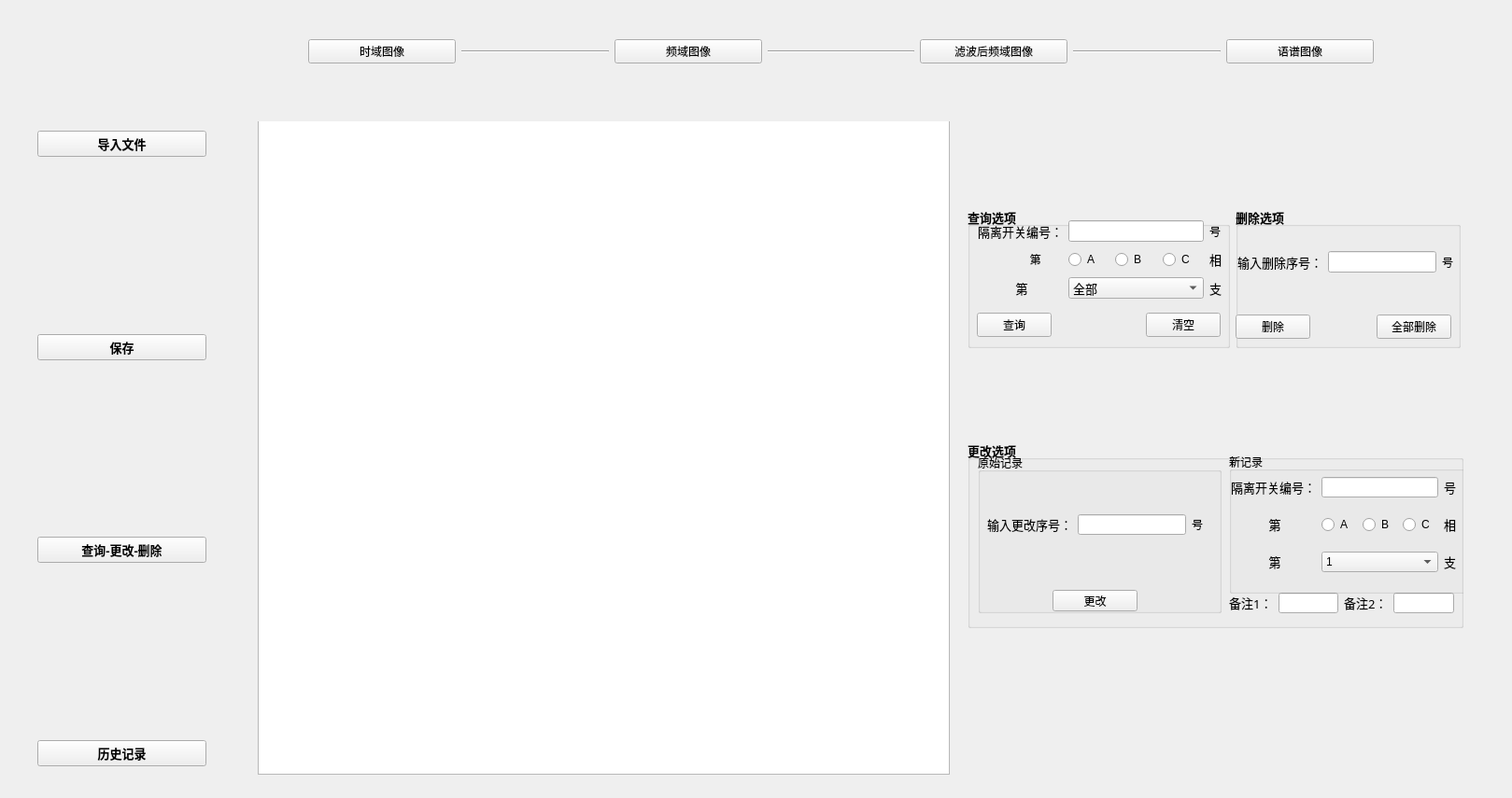
<?xml version="1.0" encoding="UTF-8"?>
<ui version="4.0">
 <class>Form</class>
 <widget class="QWidget" name="Form">
  <property name="geometry">
   <rect>
    <x>0</x>
    <y>0</y>
    <width>1619</width>
    <height>855</height>
   </rect>
  </property>
  <property name="windowTitle">
   <string>图像处理程序</string>
  </property>
  <property name="windowIcon">
   <iconset>
    <normaloff>bitbug_favicon.ico</normaloff>bitbug_favicon.ico</iconset>
  </property>
  <widget class="GraphicsLayoutWidget" name="pyqtgraph1" native="true">
   <property name="geometry">
    <rect>
     <x>276</x>
     <y>130</y>
     <width>1301</width>
     <height>701</height>
    </rect>
   </property>
   <property name="cursor">
    <cursorShape>CrossCursor</cursorShape>
   </property>
   <widget class="QTableWidget" name="tableWidget">
    <property name="geometry">
     <rect>
      <x>0</x>
      <y>-1</y>
      <width>741</width>
      <height>701</height>
     </rect>
    </property>
    <property name="cursor" stdset="0">
     <cursorShape>ArrowCursor</cursorShape>
    </property>
    <property name="textElideMode">
     <enum>Qt::ElideMiddle</enum>
    </property>
   </widget>
   <widget class="QGroupBox" name="groupBox2">
    <property name="geometry">
     <rect>
      <x>760</x>
      <y>92</y>
      <width>281</width>
      <height>151</height>
     </rect>
    </property>
    <property name="font">
     <font>
      <pointsize>10</pointsize>
      <weight>75</weight>
      <bold>true</bold>
     </font>
    </property>
    <property name="title">
     <string>查询选项</string>
    </property>
    <widget class="QWidget" name="layoutWidget_2">
     <property name="geometry">
      <rect>
       <x>10</x>
       <y>111</y>
       <width>261</width>
       <height>31</height>
      </rect>
     </property>
     <layout class="QHBoxLayout" name="horizontalLayout_5">
      <item>
       <widget class="QPushButton" name="button2_1">
        <property name="font">
         <font>
          <family>宋体</family>
          <pointsize>9</pointsize>
          <weight>50</weight>
          <bold>false</bold>
         </font>
        </property>
        <property name="toolTip">
         <string>&lt;html&gt;&lt;head/&gt;&lt;body&gt;&lt;p&gt;查询&lt;/p&gt;&lt;/body&gt;&lt;/html&gt;</string>
        </property>
        <property name="text">
         <string>查询</string>
        </property>
       </widget>
      </item>
      <item>
       <spacer name="horizontalSpacer_2">
        <property name="orientation">
         <enum>Qt::Horizontal</enum>
        </property>
        <property name="sizeHint" stdset="0">
         <size>
          <width>40</width>
          <height>20</height>
         </size>
        </property>
       </spacer>
      </item>
      <item>
       <widget class="QPushButton" name="button2_2">
        <property name="font">
         <font>
          <pointsize>9</pointsize>
          <weight>50</weight>
          <bold>false</bold>
          <kerning>true</kerning>
         </font>
        </property>
        <property name="toolTip">
         <string>&lt;html&gt;&lt;head/&gt;&lt;body&gt;&lt;p&gt;清空查询选项&lt;/p&gt;&lt;/body&gt;&lt;/html&gt;</string>
        </property>
        <property name="text">
         <string>清空</string>
        </property>
       </widget>
      </item>
     </layout>
    </widget>
    <widget class="QWidget" name="">
     <property name="geometry">
      <rect>
       <x>11</x>
       <y>11</y>
       <width>261</width>
       <height>91</height>
      </rect>
     </property>
     <layout class="QGridLayout" name="gridLayout">
      <item row="0" column="0">
       <widget class="QLabel" name="label2_1">
        <property name="font">
         <font>
          <family>Agency FB</family>
          <pointsize>10</pointsize>
          <weight>50</weight>
          <bold>false</bold>
         </font>
        </property>
        <property name="text">
         <string>隔离开关编号：</string>
        </property>
       </widget>
      </item>
      <item row="0" column="1">
       <widget class="QLineEdit" name="line2_1">
        <property name="font">
         <font>
          <weight>50</weight>
          <bold>false</bold>
         </font>
        </property>
       </widget>
      </item>
      <item row="0" column="2">
       <widget class="QLabel" name="label2_4">
        <property name="font">
         <font>
          <family>Agency FB</family>
          <pointsize>9</pointsize>
          <weight>50</weight>
          <bold>false</bold>
         </font>
        </property>
        <property name="text">
         <string>号</string>
        </property>
       </widget>
      </item>
      <item row="1" column="0">
       <widget class="QLabel" name="label2_2">
        <property name="font">
         <font>
          <family>Agency FB</family>
          <pointsize>9</pointsize>
          <weight>50</weight>
          <bold>false</bold>
         </font>
        </property>
        <property name="text">
         <string>                  第</string>
        </property>
       </widget>
      </item>
      <item row="1" column="1">
       <layout class="QHBoxLayout" name="horizontalLayout_6">
        <item>
         <widget class="QRadioButton" name="rb2_1">
          <property name="font">
           <font>
            <pointsize>9</pointsize>
            <weight>50</weight>
            <bold>false</bold>
           </font>
          </property>
          <property name="text">
           <string>A</string>
          </property>
         </widget>
        </item>
        <item>
         <widget class="QRadioButton" name="rb2_2">
          <property name="font">
           <font>
            <pointsize>9</pointsize>
            <weight>50</weight>
            <bold>false</bold>
           </font>
          </property>
          <property name="text">
           <string>B</string>
          </property>
         </widget>
        </item>
        <item>
         <widget class="QRadioButton" name="rb2_3">
          <property name="font">
           <font>
            <pointsize>9</pointsize>
            <weight>50</weight>
            <bold>false</bold>
           </font>
          </property>
          <property name="text">
           <string>C</string>
          </property>
         </widget>
        </item>
       </layout>
      </item>
      <item row="1" column="2">
       <widget class="QLabel" name="label2_5">
        <property name="font">
         <font>
          <family>Agency FB</family>
          <pointsize>10</pointsize>
          <weight>50</weight>
          <bold>false</bold>
         </font>
        </property>
        <property name="text">
         <string>相</string>
        </property>
       </widget>
      </item>
      <item row="2" column="0">
       <widget class="QLabel" name="label2_3">
        <property name="font">
         <font>
          <family>Agency FB</family>
          <pointsize>10</pointsize>
          <weight>50</weight>
          <bold>false</bold>
         </font>
        </property>
        <property name="text">
         <string>            第</string>
        </property>
       </widget>
      </item>
      <item row="2" column="1">
       <widget class="QComboBox" name="combobox2_1">
        <property name="font">
         <font>
          <weight>50</weight>
          <bold>false</bold>
         </font>
        </property>
        <item>
         <property name="text">
          <string>全部</string>
         </property>
        </item>
        <item>
         <property name="text">
          <string>1</string>
         </property>
        </item>
        <item>
         <property name="text">
          <string>2</string>
         </property>
        </item>
        <item>
         <property name="text">
          <string>3</string>
         </property>
        </item>
       </widget>
      </item>
      <item row="2" column="2">
       <widget class="QLabel" name="label2_6">
        <property name="font">
         <font>
          <family>Agency FB</family>
          <pointsize>10</pointsize>
          <weight>50</weight>
          <bold>false</bold>
         </font>
        </property>
        <property name="text">
         <string>支</string>
        </property>
       </widget>
      </item>
     </layout>
    </widget>
   </widget>
   <widget class="QGroupBox" name="groupBox3">
    <property name="geometry">
     <rect>
      <x>760</x>
      <y>342</y>
      <width>531</width>
      <height>201</height>
     </rect>
    </property>
    <property name="font">
     <font>
      <pointsize>10</pointsize>
      <weight>75</weight>
      <bold>true</bold>
     </font>
    </property>
    <property name="title">
     <string>更改选项</string>
    </property>
    <widget class="QGroupBox" name="groupBox3_1">
     <property name="geometry">
      <rect>
       <x>11</x>
       <y>14</y>
       <width>261</width>
       <height>171</height>
      </rect>
     </property>
     <property name="font">
      <font>
       <pointsize>9</pointsize>
       <weight>50</weight>
       <bold>false</bold>
      </font>
     </property>
     <property name="title">
      <string>原始记录</string>
     </property>
     <widget class="QWidget" name="layoutWidget_11">
      <property name="geometry">
       <rect>
        <x>10</x>
        <y>31</y>
        <width>231</width>
        <height>91</height>
       </rect>
      </property>
      <layout class="QGridLayout" name="gridLayout_6">
       <item row="0" column="1">
        <widget class="QLineEdit" name="line4_2">
         <property name="font">
          <font>
           <weight>50</weight>
           <bold>false</bold>
          </font>
         </property>
        </widget>
       </item>
       <item row="0" column="0">
        <widget class="QLabel" name="label4_2">
         <property name="font">
          <font>
           <family>Agency FB</family>
           <pointsize>10</pointsize>
           <weight>50</weight>
           <bold>false</bold>
          </font>
         </property>
         <property name="text">
          <string>输入更改序号：</string>
         </property>
        </widget>
       </item>
       <item row="0" column="2">
        <widget class="QLabel" name="label4_5">
         <property name="font">
          <font>
           <family>Agency FB</family>
           <pointsize>9</pointsize>
           <weight>50</weight>
           <bold>false</bold>
          </font>
         </property>
         <property name="text">
          <string>号</string>
         </property>
        </widget>
       </item>
      </layout>
     </widget>
     <widget class="QPushButton" name="button3_1">
      <property name="geometry">
       <rect>
        <x>80</x>
        <y>146</y>
        <width>91</width>
        <height>23</height>
       </rect>
      </property>
      <property name="font">
       <font>
        <family>宋体</family>
        <pointsize>9</pointsize>
        <weight>50</weight>
        <bold>false</bold>
       </font>
      </property>
      <property name="toolTip">
       <string>&lt;html&gt;&lt;head/&gt;&lt;body&gt;&lt;p&gt;更改保存记录&lt;/p&gt;&lt;/body&gt;&lt;/html&gt;</string>
      </property>
      <property name="text">
       <string>更改</string>
      </property>
     </widget>
    </widget>
    <widget class="QWidget" name="layoutWidget_7">
     <property name="geometry">
      <rect>
       <x>280</x>
       <y>163</y>
       <width>241</width>
       <height>22</height>
      </rect>
     </property>
     <layout class="QHBoxLayout" name="horizontalLayout_9">
      <item>
       <widget class="QLabel" name="label3_2_7">
        <property name="font">
         <font>
          <family>宋体</family>
          <pointsize>10</pointsize>
          <weight>50</weight>
          <bold>false</bold>
         </font>
        </property>
        <property name="text">
         <string>备注1：</string>
        </property>
       </widget>
      </item>
      <item>
       <widget class="QLineEdit" name="line3_2_2">
        <property name="font">
         <font>
          <family>宋体</family>
          <pointsize>9</pointsize>
          <weight>50</weight>
          <bold>false</bold>
         </font>
        </property>
       </widget>
      </item>
      <item>
       <widget class="QLabel" name="label3_2_8">
        <property name="font">
         <font>
          <family>宋体</family>
          <pointsize>10</pointsize>
          <weight>50</weight>
          <bold>false</bold>
         </font>
        </property>
        <property name="text">
         <string>备注2：</string>
        </property>
       </widget>
      </item>
      <item>
       <widget class="QLineEdit" name="line3_3_3">
        <property name="font">
         <font>
          <family>宋体</family>
          <pointsize>9</pointsize>
          <weight>50</weight>
          <bold>false</bold>
         </font>
        </property>
       </widget>
      </item>
     </layout>
    </widget>
    <widget class="QLabel" name="label21">
     <property name="geometry">
      <rect>
       <x>93</x>
       <y>376</y>
       <width>54</width>
       <height>12</height>
      </rect>
     </property>
     <property name="text">
      <string/>
     </property>
    </widget>
    <widget class="QGroupBox" name="groupBox3_2">
     <property name="geometry">
      <rect>
       <x>280</x>
       <y>13</y>
       <width>261</width>
       <height>151</height>
      </rect>
     </property>
     <property name="font">
      <font>
       <pointsize>9</pointsize>
       <weight>50</weight>
       <bold>false</bold>
      </font>
     </property>
     <property name="title">
      <string>新记录</string>
     </property>
     <widget class="QWidget" name="layoutWidget_9">
      <property name="geometry">
       <rect>
        <x>2</x>
        <y>13</y>
        <width>241</width>
        <height>131</height>
       </rect>
      </property>
      <layout class="QGridLayout" name="gridLayout_4">
       <item row="0" column="0">
        <widget class="QLabel" name="label3_2_1">
         <property name="font">
          <font>
           <family>Agency FB</family>
           <pointsize>10</pointsize>
           <weight>50</weight>
           <bold>false</bold>
          </font>
         </property>
         <property name="text">
          <string>隔离开关编号：</string>
         </property>
        </widget>
       </item>
       <item row="0" column="1">
        <widget class="QLineEdit" name="line3_2_1"/>
       </item>
       <item row="0" column="2">
        <widget class="QLabel" name="label3_2_4">
         <property name="font">
          <font>
           <family>Agency FB</family>
           <pointsize>10</pointsize>
          </font>
         </property>
         <property name="text">
          <string>号</string>
         </property>
        </widget>
       </item>
       <item row="1" column="0">
        <widget class="QLabel" name="label3_2_2">
         <property name="font">
          <font>
           <family>Agency FB</family>
           <pointsize>10</pointsize>
          </font>
         </property>
         <property name="text">
          <string>            第</string>
         </property>
        </widget>
       </item>
       <item row="1" column="1">
        <layout class="QHBoxLayout" name="horizontalLayout_11">
         <item>
          <widget class="QRadioButton" name="rb3_2_1">
           <property name="text">
            <string>A</string>
           </property>
          </widget>
         </item>
         <item>
          <widget class="QRadioButton" name="rb3_2_2">
           <property name="text">
            <string>B</string>
           </property>
          </widget>
         </item>
         <item>
          <widget class="QRadioButton" name="rb3_2_3">
           <property name="text">
            <string>C</string>
           </property>
          </widget>
         </item>
        </layout>
       </item>
       <item row="1" column="2">
        <widget class="QLabel" name="label3_2_5">
         <property name="font">
          <font>
           <family>Agency FB</family>
           <pointsize>10</pointsize>
           <weight>50</weight>
           <bold>false</bold>
          </font>
         </property>
         <property name="text">
          <string>相</string>
         </property>
        </widget>
       </item>
       <item row="2" column="0">
        <widget class="QLabel" name="label3_2_3">
         <property name="font">
          <font>
           <family>Agency FB</family>
           <pointsize>10</pointsize>
           <weight>50</weight>
           <bold>false</bold>
          </font>
         </property>
         <property name="text">
          <string>            第</string>
         </property>
        </widget>
       </item>
       <item row="2" column="1">
        <widget class="QComboBox" name="combobox3_2_1">
         <item>
          <property name="text">
           <string>1</string>
          </property>
         </item>
         <item>
          <property name="text">
           <string>2</string>
          </property>
         </item>
         <item>
          <property name="text">
           <string>3</string>
          </property>
         </item>
        </widget>
       </item>
       <item row="2" column="2">
        <widget class="QLabel" name="label3_2_6">
         <property name="font">
          <font>
           <family>Agency FB</family>
           <pointsize>10</pointsize>
           <weight>50</weight>
           <bold>false</bold>
          </font>
         </property>
         <property name="text">
          <string>支</string>
         </property>
        </widget>
       </item>
      </layout>
     </widget>
    </widget>
   </widget>
   <widget class="QGroupBox" name="groupBox4">
    <property name="geometry">
     <rect>
      <x>1047</x>
      <y>92</y>
      <width>241</width>
      <height>151</height>
     </rect>
    </property>
    <property name="font">
     <font>
      <pointsize>10</pointsize>
      <weight>75</weight>
      <bold>true</bold>
     </font>
    </property>
    <property name="title">
     <string>删除选项</string>
    </property>
    <widget class="QWidget" name="layoutWidget_8">
     <property name="geometry">
      <rect>
       <x>2</x>
       <y>13</y>
       <width>231</width>
       <height>91</height>
      </rect>
     </property>
     <layout class="QGridLayout" name="gridLayout_5">
      <item row="0" column="1">
       <widget class="QLineEdit" name="line4_1">
        <property name="font">
         <font>
          <weight>50</weight>
          <bold>false</bold>
         </font>
        </property>
       </widget>
      </item>
      <item row="0" column="0">
       <widget class="QLabel" name="label4_1">
        <property name="font">
         <font>
          <family>Agency FB</family>
          <pointsize>10</pointsize>
          <weight>50</weight>
          <bold>false</bold>
         </font>
        </property>
        <property name="text">
         <string>输入删除序号：</string>
        </property>
       </widget>
      </item>
      <item row="0" column="2">
       <widget class="QLabel" name="label4_4">
        <property name="font">
         <font>
          <family>Agency FB</family>
          <pointsize>9</pointsize>
          <weight>50</weight>
          <bold>false</bold>
         </font>
        </property>
        <property name="text">
         <string>号</string>
        </property>
       </widget>
      </item>
     </layout>
    </widget>
    <widget class="QWidget" name="layoutWidget_10">
     <property name="geometry">
      <rect>
       <x>0</x>
       <y>113</y>
       <width>231</width>
       <height>31</height>
      </rect>
     </property>
     <layout class="QHBoxLayout" name="horizontalLayout_12">
      <item>
       <widget class="QPushButton" name="button4_1">
        <property name="font">
         <font>
          <family>宋体</family>
          <pointsize>9</pointsize>
          <weight>50</weight>
          <bold>false</bold>
         </font>
        </property>
        <property name="toolTip">
         <string>&lt;html&gt;&lt;head/&gt;&lt;body&gt;&lt;p&gt;删除单组数据&lt;/p&gt;&lt;/body&gt;&lt;/html&gt;</string>
        </property>
        <property name="text">
         <string>删除</string>
        </property>
       </widget>
      </item>
      <item>
       <spacer name="horizontalSpacer_4">
        <property name="orientation">
         <enum>Qt::Horizontal</enum>
        </property>
        <property name="sizeHint" stdset="0">
         <size>
          <width>40</width>
          <height>20</height>
         </size>
        </property>
       </spacer>
      </item>
      <item>
       <widget class="QPushButton" name="button4_2">
        <property name="font">
         <font>
          <family>宋体</family>
          <pointsize>9</pointsize>
          <weight>50</weight>
          <bold>false</bold>
         </font>
        </property>
        <property name="toolTip">
         <string>&lt;html&gt;&lt;head/&gt;&lt;body&gt;&lt;p&gt;清空数据库（慎用！）&lt;/p&gt;&lt;/body&gt;&lt;/html&gt;</string>
        </property>
        <property name="text">
         <string>全部删除</string>
        </property>
       </widget>
      </item>
     </layout>
    </widget>
   </widget>
  </widget>
  <widget class="QWidget" name="verticalLayoutWidget">
   <property name="geometry">
    <rect>
     <x>40</x>
     <y>140</y>
     <width>181</width>
     <height>681</height>
    </rect>
   </property>
   <layout class="QVBoxLayout" name="verticalLayout">
    <item>
     <widget class="QPushButton" name="button1">
      <property name="sizePolicy">
       <sizepolicy hsizetype="Minimum" vsizetype="Minimum">
        <horstretch>0</horstretch>
        <verstretch>0</verstretch>
       </sizepolicy>
      </property>
      <property name="minimumSize">
       <size>
        <width>0</width>
        <height>0</height>
       </size>
      </property>
      <property name="font">
       <font>
        <family>Agency FB</family>
        <pointsize>10</pointsize>
        <weight>75</weight>
        <bold>true</bold>
       </font>
      </property>
      <property name="toolTip">
       <string>&lt;html&gt;&lt;head/&gt;&lt;body&gt;&lt;p&gt;导入WAV文件&lt;/p&gt;&lt;/body&gt;&lt;/html&gt;</string>
      </property>
      <property name="text">
       <string>导入文件</string>
      </property>
     </widget>
    </item>
    <item>
     <spacer name="verticalSpacer_2">
      <property name="orientation">
       <enum>Qt::Vertical</enum>
      </property>
      <property name="sizeHint" stdset="0">
       <size>
        <width>20</width>
        <height>40</height>
       </size>
      </property>
     </spacer>
    </item>
    <item>
     <widget class="QPushButton" name="button7">
      <property name="sizePolicy">
       <sizepolicy hsizetype="Minimum" vsizetype="Minimum">
        <horstretch>0</horstretch>
        <verstretch>0</verstretch>
       </sizepolicy>
      </property>
      <property name="minimumSize">
       <size>
        <width>0</width>
        <height>0</height>
       </size>
      </property>
      <property name="font">
       <font>
        <family>Agency FB</family>
        <pointsize>10</pointsize>
        <weight>75</weight>
        <bold>true</bold>
       </font>
      </property>
      <property name="toolTip">
       <string>&lt;html&gt;&lt;head/&gt;&lt;body&gt;&lt;p&gt;&lt;span style=&quot; font-weight:400;&quot;&gt;保存数据&lt;/span&gt;&lt;/p&gt;&lt;/body&gt;&lt;/html&gt;</string>
      </property>
      <property name="text">
       <string>保存</string>
      </property>
     </widget>
    </item>
    <item>
     <spacer name="verticalSpacer_3">
      <property name="orientation">
       <enum>Qt::Vertical</enum>
      </property>
      <property name="sizeHint" stdset="0">
       <size>
        <width>20</width>
        <height>40</height>
       </size>
      </property>
     </spacer>
    </item>
    <item>
     <widget class="QPushButton" name="button8">
      <property name="sizePolicy">
       <sizepolicy hsizetype="Minimum" vsizetype="Minimum">
        <horstretch>0</horstretch>
        <verstretch>0</verstretch>
       </sizepolicy>
      </property>
      <property name="minimumSize">
       <size>
        <width>0</width>
        <height>0</height>
       </size>
      </property>
      <property name="font">
       <font>
        <family>Agency FB</family>
        <pointsize>10</pointsize>
        <weight>75</weight>
        <bold>true</bold>
       </font>
      </property>
      <property name="toolTip">
       <string>&lt;html&gt;&lt;head/&gt;&lt;body&gt;&lt;p&gt;数据库的查询、更改、删除等&lt;/p&gt;&lt;/body&gt;&lt;/html&gt;</string>
      </property>
      <property name="text">
       <string>查询-更改-删除</string>
      </property>
     </widget>
    </item>
    <item>
     <spacer name="verticalSpacer">
      <property name="orientation">
       <enum>Qt::Vertical</enum>
      </property>
      <property name="sizeHint" stdset="0">
       <size>
        <width>20</width>
        <height>40</height>
       </size>
      </property>
     </spacer>
    </item>
    <item>
     <widget class="QPushButton" name="button6">
      <property name="font">
       <font>
        <family>Agency FB</family>
        <pointsize>10</pointsize>
        <weight>75</weight>
        <bold>true</bold>
       </font>
      </property>
      <property name="toolTip">
       <string>&lt;html&gt;&lt;head/&gt;&lt;body&gt;&lt;p&gt;历史检测记录&lt;/p&gt;&lt;/body&gt;&lt;/html&gt;</string>
      </property>
      <property name="text">
       <string>历史记录</string>
      </property>
     </widget>
    </item>
   </layout>
  </widget>
  <widget class="QLabel" name="label">
   <property name="geometry">
    <rect>
     <x>706</x>
     <y>100</y>
     <width>411</width>
     <height>20</height>
    </rect>
   </property>
   <property name="text">
    <string/>
   </property>
   <property name="alignment">
    <set>Qt::AlignLeading|Qt::AlignLeft|Qt::AlignVCenter</set>
   </property>
  </widget>
  <widget class="QWidget" name="layoutWidget">
   <property name="geometry">
    <rect>
     <x>330</x>
     <y>10</y>
     <width>1141</width>
     <height>91</height>
    </rect>
   </property>
   <layout class="QHBoxLayout" name="horizontalLayout">
    <item>
     <widget class="QPushButton" name="button2">
      <property name="toolTip">
       <string>&lt;html&gt;&lt;head/&gt;&lt;body&gt;&lt;p&gt;随机振动信号的时域图像&lt;/p&gt;&lt;/body&gt;&lt;/html&gt;</string>
      </property>
      <property name="text">
       <string>时域图像</string>
      </property>
     </widget>
    </item>
    <item>
     <widget class="Line" name="line">
      <property name="orientation">
       <enum>Qt::Horizontal</enum>
      </property>
     </widget>
    </item>
    <item>
     <widget class="QPushButton" name="button3">
      <property name="toolTip">
       <string>&lt;html&gt;&lt;head/&gt;&lt;body&gt;&lt;p&gt;随机振动信号的频域图像&lt;/p&gt;&lt;/body&gt;&lt;/html&gt;</string>
      </property>
      <property name="text">
       <string>频域图像</string>
      </property>
     </widget>
    </item>
    <item>
     <widget class="Line" name="line_2">
      <property name="orientation">
       <enum>Qt::Horizontal</enum>
      </property>
     </widget>
    </item>
    <item>
     <widget class="QPushButton" name="button4">
      <property name="toolTip">
       <string>&lt;html&gt;&lt;head/&gt;&lt;body&gt;&lt;p&gt;随机振动信号的滤波后频域图像&lt;/p&gt;&lt;/body&gt;&lt;/html&gt;</string>
      </property>
      <property name="text">
       <string>滤波后频域图像</string>
      </property>
     </widget>
    </item>
    <item>
     <widget class="Line" name="line_3">
      <property name="orientation">
       <enum>Qt::Horizontal</enum>
      </property>
     </widget>
    </item>
    <item>
     <widget class="QPushButton" name="button5">
      <property name="toolTip">
       <string>&lt;html&gt;&lt;head/&gt;&lt;body&gt;&lt;p&gt;随机振动信号的语谱图像&lt;/p&gt;&lt;/body&gt;&lt;/html&gt;</string>
      </property>
      <property name="text">
       <string>语谱图像</string>
      </property>
     </widget>
    </item>
   </layout>
  </widget>
 </widget>
 <customwidgets>
  <customwidget>
   <class>GraphicsLayoutWidget</class>
   <extends>QWidget</extends>
   <header>pyqtgraph</header>
   <container>1</container>
  </customwidget>
 </customwidgets>
 <tabstops>
  <tabstop>button1</tabstop>
  <tabstop>button2</tabstop>
  <tabstop>button3</tabstop>
  <tabstop>button4</tabstop>
  <tabstop>button5</tabstop>
  <tabstop>button7</tabstop>
  <tabstop>button8</tabstop>
  <tabstop>button6</tabstop>
  <tabstop>line2_1</tabstop>
  <tabstop>rb2_1</tabstop>
  <tabstop>rb2_2</tabstop>
  <tabstop>rb2_3</tabstop>
  <tabstop>combobox2_1</tabstop>
  <tabstop>button2_1</tabstop>
  <tabstop>button2_2</tabstop>
  <tabstop>line4_1</tabstop>
  <tabstop>button4_1</tabstop>
  <tabstop>button4_2</tabstop>
  <tabstop>line4_2</tabstop>
  <tabstop>line3_2_1</tabstop>
  <tabstop>rb3_2_1</tabstop>
  <tabstop>rb3_2_2</tabstop>
  <tabstop>rb3_2_3</tabstop>
  <tabstop>combobox3_2_1</tabstop>
  <tabstop>line3_2_2</tabstop>
  <tabstop>line3_3_3</tabstop>
  <tabstop>button3_1</tabstop>
  <tabstop>tableWidget</tabstop>
 </tabstops>
 <resources/>
 <connections>
  <connection>
   <sender>button1</sender>
   <signal>clicked()</signal>
   <receiver>Form</receiver>
   <slot>progress1()</slot>
   <hints>
    <hint type="sourcelabel">
     <x>141</x>
     <y>154</y>
    </hint>
    <hint type="destinationlabel">
     <x>95</x>
     <y>165</y>
    </hint>
   </hints>
  </connection>
  <connection>
   <sender>button3</sender>
   <signal>clicked()</signal>
   <receiver>Form</receiver>
   <slot>progress3()</slot>
   <hints>
    <hint type="sourcelabel">
     <x>815</x>
     <y>60</y>
    </hint>
    <hint type="destinationlabel">
     <x>127</x>
     <y>260</y>
    </hint>
   </hints>
  </connection>
  <connection>
   <sender>button4</sender>
   <signal>clicked()</signal>
   <receiver>Form</receiver>
   <slot>progress4()</slot>
   <hints>
    <hint type="sourcelabel">
     <x>1142</x>
     <y>58</y>
    </hint>
    <hint type="destinationlabel">
     <x>117</x>
     <y>372</y>
    </hint>
   </hints>
  </connection>
  <connection>
   <sender>button5</sender>
   <signal>clicked()</signal>
   <receiver>Form</receiver>
   <slot>progress5()</slot>
   <hints>
    <hint type="sourcelabel">
     <x>1469</x>
     <y>62</y>
    </hint>
    <hint type="destinationlabel">
     <x>111</x>
     <y>477</y>
    </hint>
   </hints>
  </connection>
  <connection>
   <sender>button2</sender>
   <signal>clicked()</signal>
   <receiver>Form</receiver>
   <slot>progress2()</slot>
   <hints>
    <hint type="sourcelabel">
     <x>385</x>
     <y>58</y>
    </hint>
    <hint type="destinationlabel">
     <x>135</x>
     <y>30</y>
    </hint>
   </hints>
  </connection>
  <connection>
   <sender>button6</sender>
   <signal>clicked()</signal>
   <receiver>Form</receiver>
   <slot>progress6()</slot>
   <hints>
    <hint type="sourcelabel">
     <x>114</x>
     <y>819</y>
    </hint>
    <hint type="destinationlabel">
     <x>165</x>
     <y>625</y>
    </hint>
   </hints>
  </connection>
  <connection>
   <sender>button7</sender>
   <signal>clicked()</signal>
   <receiver>Form</receiver>
   <slot>progress7()</slot>
   <hints>
    <hint type="sourcelabel">
     <x>168</x>
     <y>383</y>
    </hint>
    <hint type="destinationlabel">
     <x>181</x>
     <y>314</y>
    </hint>
   </hints>
  </connection>
  <connection>
   <sender>button8</sender>
   <signal>clicked()</signal>
   <receiver>Form</receiver>
   <slot>progress8()</slot>
   <hints>
    <hint type="sourcelabel">
     <x>95</x>
     <y>586</y>
    </hint>
    <hint type="destinationlabel">
     <x>248</x>
     <y>561</y>
    </hint>
   </hints>
  </connection>
  <connection>
   <sender>button2_1</sender>
   <signal>clicked()</signal>
   <receiver>Form</receiver>
   <slot>progress9()</slot>
   <hints>
    <hint type="sourcelabel">
     <x>1070</x>
     <y>351</y>
    </hint>
    <hint type="destinationlabel">
     <x>1256</x>
     <y>108</y>
    </hint>
   </hints>
  </connection>
  <connection>
   <sender>button2_2</sender>
   <signal>clicked()</signal>
   <receiver>Form</receiver>
   <slot>progress10()</slot>
   <hints>
    <hint type="sourcelabel">
     <x>1264</x>
     <y>344</y>
    </hint>
    <hint type="destinationlabel">
     <x>1443</x>
     <y>105</y>
    </hint>
   </hints>
  </connection>
  <connection>
   <sender>button3_1</sender>
   <signal>clicked()</signal>
   <receiver>Form</receiver>
   <slot>progress11()</slot>
   <hints>
    <hint type="sourcelabel">
     <x>1154</x>
     <y>637</y>
    </hint>
    <hint type="destinationlabel">
     <x>1348</x>
     <y>111</y>
    </hint>
   </hints>
  </connection>
  <connection>
   <sender>button4_1</sender>
   <signal>clicked()</signal>
   <receiver>Form</receiver>
   <slot>progress12()</slot>
   <hints>
    <hint type="sourcelabel">
     <x>1362</x>
     <y>351</y>
    </hint>
    <hint type="destinationlabel">
     <x>1399</x>
     <y>840</y>
    </hint>
   </hints>
  </connection>
  <connection>
   <sender>button4_2</sender>
   <signal>clicked()</signal>
   <receiver>Form</receiver>
   <slot>progress13()</slot>
   <hints>
    <hint type="sourcelabel">
     <x>1532</x>
     <y>348</y>
    </hint>
    <hint type="destinationlabel">
     <x>1546</x>
     <y>837</y>
    </hint>
   </hints>
  </connection>
 </connections>
 <slots>
  <slot>progress1()</slot>
  <slot>progress2()</slot>
  <slot>progress3()</slot>
  <slot>progress4()</slot>
  <slot>progress5()</slot>
  <slot>progress6()</slot>
  <slot>progress7()</slot>
  <slot>progress8()</slot>
  <slot>progress9()</slot>
  <slot>progress10()</slot>
  <slot>progress11()</slot>
  <slot>progress12()</slot>
  <slot>progress13()</slot>
  <slot>progress14()</slot>
 </slots>
</ui>
